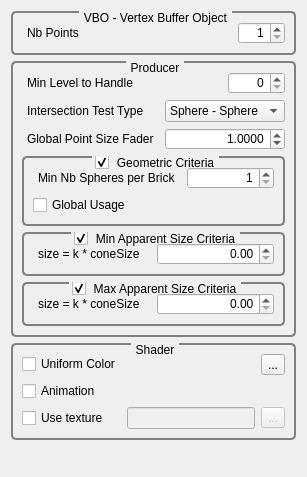
<?xml version="1.0" encoding="UTF-8"?>
<ui version="4.0">
 <class>GvQCustomEditor</class>
 <widget class="QWidget" name="GvQCustomEditor">
  <property name="geometry">
   <rect>
    <x>0</x>
    <y>0</y>
    <width>268</width>
    <height>477</height>
   </rect>
  </property>
  <property name="windowTitle">
   <string>Form</string>
  </property>
  <property name="styleSheet">
   <string notr="true">QGroupBox
{
     background-color: qlineargradient(x1: 0, y1: 0, x2: 0, y2: 1,
                                       stop: 0 #E0E0E0, stop: 1 #FFFFFF);
     border: 2px solid gray;
     border-radius: 5px;
     margin-top: 1ex; /* leave space at the top for the title */
 }

 QGroupBox::title
{
	 subcontrol-origin: margin;
     subcontrol-position: top center; /* position at the top center */
     padding: 0 3px;
     background-color: qlineargradient(x1: 0, y1: 0, x2: 0, y2: 1,
                                       stop: 0 #FFOECE, stop: 1 #FFFFFF);
 }

QLabel
{
	border-radius: 4px;
	padding: 2px;
 }
</string>
  </property>
  <layout class="QVBoxLayout" name="verticalLayout">
   <item>
    <widget class="QGroupBox" name="groupBox">
     <property name="title">
      <string>VBO - Vertex Buffer Object</string>
     </property>
     <layout class="QGridLayout" name="gridLayout">
      <item row="0" column="0">
       <widget class="QLabel" name="label">
        <property name="text">
         <string>Nb Points</string>
        </property>
       </widget>
      </item>
      <item row="0" column="1">
       <spacer name="horizontalSpacer_2">
        <property name="orientation">
         <enum>Qt::Horizontal</enum>
        </property>
        <property name="sizeHint" stdset="0">
         <size>
          <width>147</width>
          <height>13</height>
         </size>
        </property>
       </spacer>
      </item>
      <item row="0" column="2">
       <widget class="QSpinBox" name="_nbPointsSpinBox">
        <property name="alignment">
         <set>Qt::AlignRight|Qt::AlignTrailing|Qt::AlignVCenter</set>
        </property>
        <property name="minimum">
         <number>1</number>
        </property>
        <property name="maximum">
         <number>998</number>
        </property>
       </widget>
      </item>
     </layout>
    </widget>
   </item>
   <item>
    <widget class="QGroupBox" name="groupBox_4">
     <property name="title">
      <string>Producer</string>
     </property>
     <layout class="QGridLayout" name="gridLayout_4">
      <item row="0" column="0">
       <widget class="QLabel" name="label_9">
        <property name="text">
         <string>Min Level to Handle</string>
        </property>
       </widget>
      </item>
      <item row="0" column="1" colspan="2">
       <spacer name="horizontalSpacer_3">
        <property name="orientation">
         <enum>Qt::Horizontal</enum>
        </property>
        <property name="sizeHint" stdset="0">
         <size>
          <width>61</width>
          <height>17</height>
         </size>
        </property>
       </spacer>
      </item>
      <item row="0" column="3">
       <widget class="QSpinBox" name="_minLevelToHandleUserDefinedSpinBox">
        <property name="enabled">
         <bool>true</bool>
        </property>
        <property name="alignment">
         <set>Qt::AlignRight|Qt::AlignTrailing|Qt::AlignVCenter</set>
        </property>
        <property name="minimum">
         <number>0</number>
        </property>
        <property name="maximum">
         <number>31</number>
        </property>
        <property name="value">
         <number>0</number>
        </property>
       </widget>
      </item>
      <item row="1" column="0" colspan="2">
       <widget class="QLabel" name="label_2">
        <property name="text">
         <string>Intersection Test Type</string>
        </property>
       </widget>
      </item>
      <item row="1" column="2" colspan="2">
       <widget class="QComboBox" name="_intersectionTypeComboBox">
        <item>
         <property name="text">
          <string>Sphere - Sphere</string>
         </property>
        </item>
        <item>
         <property name="text">
          <string>Box - Sphere</string>
         </property>
        </item>
       </widget>
      </item>
      <item row="2" column="0" colspan="2">
       <widget class="QLabel" name="label_4">
        <property name="text">
         <string>Global Point Size Fader</string>
        </property>
       </widget>
      </item>
      <item row="2" column="2" colspan="2">
       <widget class="QDoubleSpinBox" name="_pointSizeFaderDoubleSpinBox">
        <property name="alignment">
         <set>Qt::AlignRight|Qt::AlignTrailing|Qt::AlignVCenter</set>
        </property>
        <property name="decimals">
         <number>4</number>
        </property>
        <property name="minimum">
         <double>0.000100000000000</double>
        </property>
        <property name="maximum">
         <double>1000.000000000000000</double>
        </property>
        <property name="singleStep">
         <double>0.100000000000000</double>
        </property>
        <property name="value">
         <double>1.000000000000000</double>
        </property>
       </widget>
      </item>
      <item row="3" column="0" colspan="4">
       <widget class="QGroupBox" name="_geometricCriteriaGroupBox">
        <property name="title">
         <string>Geometric Criteria</string>
        </property>
        <property name="flat">
         <bool>false</bool>
        </property>
        <property name="checkable">
         <bool>true</bool>
        </property>
        <layout class="QGridLayout" name="gridLayout_3">
         <item row="0" column="0">
          <widget class="QLabel" name="label_5">
           <property name="text">
            <string>Min Nb Spheres per Brick</string>
           </property>
          </widget>
         </item>
         <item row="0" column="1">
          <widget class="QSpinBox" name="_minNbPointsPerBrickSpinBox">
           <property name="alignment">
            <set>Qt::AlignRight|Qt::AlignTrailing|Qt::AlignVCenter</set>
           </property>
           <property name="minimum">
            <number>1</number>
           </property>
           <property name="maximum">
            <number>1022</number>
           </property>
          </widget>
         </item>
         <item row="1" column="0">
          <widget class="QCheckBox" name="_geometricCriteriaGlobalUsageCheckBox">
           <property name="text">
            <string>Global Usage</string>
           </property>
          </widget>
         </item>
        </layout>
       </widget>
      </item>
      <item row="4" column="0" colspan="4">
       <widget class="QGroupBox" name="_apparentMinSizeCriteriaGroupBox">
        <property name="title">
         <string>Min Apparent Size Criteria</string>
        </property>
        <property name="checkable">
         <bool>true</bool>
        </property>
        <layout class="QHBoxLayout" name="horizontalLayout">
         <item>
          <widget class="QLabel" name="label_3">
           <property name="text">
            <string>size = k * coneSize</string>
           </property>
          </widget>
         </item>
         <item>
          <widget class="QDoubleSpinBox" name="_apparentMinSizeDoubleSpinBox">
           <property name="alignment">
            <set>Qt::AlignRight|Qt::AlignTrailing|Qt::AlignVCenter</set>
           </property>
          </widget>
         </item>
        </layout>
       </widget>
      </item>
      <item row="5" column="0" colspan="4">
       <widget class="QGroupBox" name="_apparentMaxSizeCriteriaGroupBox">
        <property name="title">
         <string>Max Apparent Size Criteria</string>
        </property>
        <property name="checkable">
         <bool>true</bool>
        </property>
        <layout class="QHBoxLayout" name="horizontalLayout_2">
         <item>
          <widget class="QLabel" name="label_6">
           <property name="text">
            <string>size = k * coneSize</string>
           </property>
          </widget>
         </item>
         <item>
          <widget class="QDoubleSpinBox" name="_apparentMaxSizeDoubleSpinBox">
           <property name="alignment">
            <set>Qt::AlignRight|Qt::AlignTrailing|Qt::AlignVCenter</set>
           </property>
          </widget>
         </item>
        </layout>
       </widget>
      </item>
     </layout>
    </widget>
   </item>
   <item>
    <widget class="QGroupBox" name="groupBox_3">
     <property name="title">
      <string>Shader</string>
     </property>
     <layout class="QGridLayout" name="gridLayout_2">
      <item row="0" column="0">
       <widget class="QCheckBox" name="_shaderUseUniformColorCheckBox">
        <property name="text">
         <string>Uniform Color</string>
        </property>
       </widget>
      </item>
      <item row="0" column="1">
       <spacer name="horizontalSpacer">
        <property name="orientation">
         <enum>Qt::Horizontal</enum>
        </property>
        <property name="sizeHint" stdset="0">
         <size>
          <width>143</width>
          <height>20</height>
         </size>
        </property>
       </spacer>
      </item>
      <item row="0" column="2">
       <widget class="QToolButton" name="_shaderUniformColorToolButton">
        <property name="text">
         <string>...</string>
        </property>
        <property name="icon">
         <iconset resource="../../../../Tools/GigaVoxelsViewer/GvViewerGui/Ui/resources.qrc">
          <normaloff>:/icons/Icons/Colors.png</normaloff>:/icons/Icons/Colors.png</iconset>
        </property>
       </widget>
      </item>
      <item row="1" column="0">
       <widget class="QCheckBox" name="_shaderUseAnimationCheckBox">
        <property name="text">
         <string>Animation</string>
        </property>
       </widget>
      </item>
      <item row="2" column="0">
       <widget class="QCheckBox" name="_shaderUseTextureCheckBox">
        <property name="text">
         <string>Use texture</string>
        </property>
       </widget>
      </item>
      <item row="2" column="1">
       <widget class="QLineEdit" name="_textureLineEdit">
        <property name="enabled">
         <bool>false</bool>
        </property>
        <property name="dragEnabled">
         <bool>false</bool>
        </property>
        <property name="readOnly">
         <bool>true</bool>
        </property>
       </widget>
      </item>
      <item row="2" column="2">
       <widget class="QToolButton" name="_textureToolButton">
        <property name="enabled">
         <bool>false</bool>
        </property>
        <property name="toolTip">
         <string>Load 3D model</string>
        </property>
        <property name="text">
         <string>...</string>
        </property>
       </widget>
      </item>
     </layout>
    </widget>
   </item>
   <item>
    <spacer name="verticalSpacer">
     <property name="orientation">
      <enum>Qt::Vertical</enum>
     </property>
     <property name="sizeHint" stdset="0">
      <size>
       <width>20</width>
       <height>95</height>
      </size>
     </property>
    </spacer>
   </item>
  </layout>
 </widget>
 <resources>
  <include location="../../../../Tools/GigaVoxelsViewer/GvViewerGui/Ui/resources.qrc"/>
 </resources>
 <connections>
  <connection>
   <sender>_shaderUseTextureCheckBox</sender>
   <signal>toggled(bool)</signal>
   <receiver>_textureLineEdit</receiver>
   <slot>setEnabled(bool)</slot>
   <hints>
    <hint type="sourcelabel">
     <x>77</x>
     <y>529</y>
    </hint>
    <hint type="destinationlabel">
     <x>249</x>
     <y>530</y>
    </hint>
   </hints>
  </connection>
  <connection>
   <sender>_shaderUseTextureCheckBox</sender>
   <signal>toggled(bool)</signal>
   <receiver>_textureToolButton</receiver>
   <slot>setEnabled(bool)</slot>
   <hints>
    <hint type="sourcelabel">
     <x>61</x>
     <y>524</y>
    </hint>
    <hint type="destinationlabel">
     <x>330</x>
     <y>529</y>
    </hint>
   </hints>
  </connection>
 </connections>
</ui>
